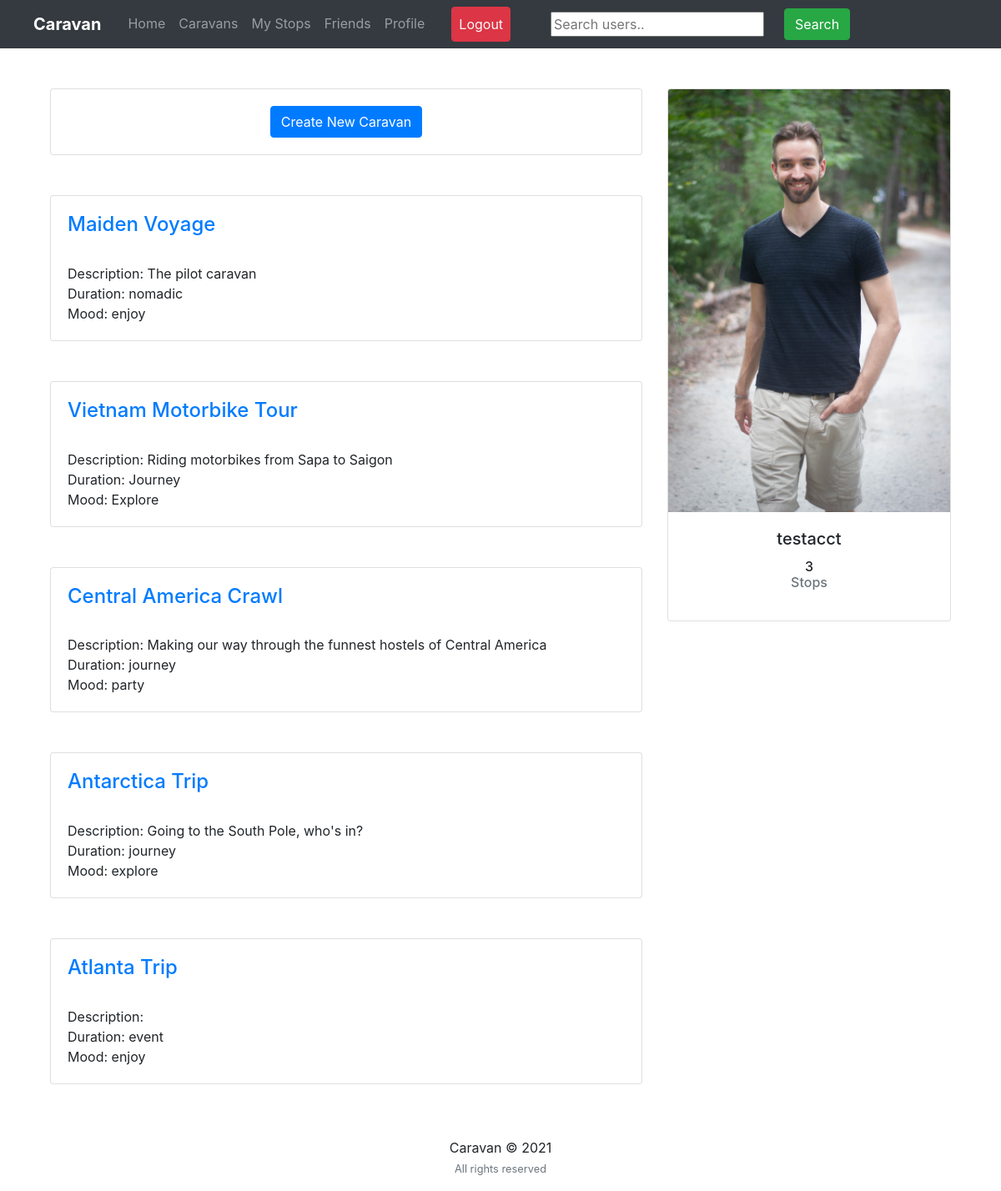
Before: /feed/caravan-list/ (signed in) with the older database file.
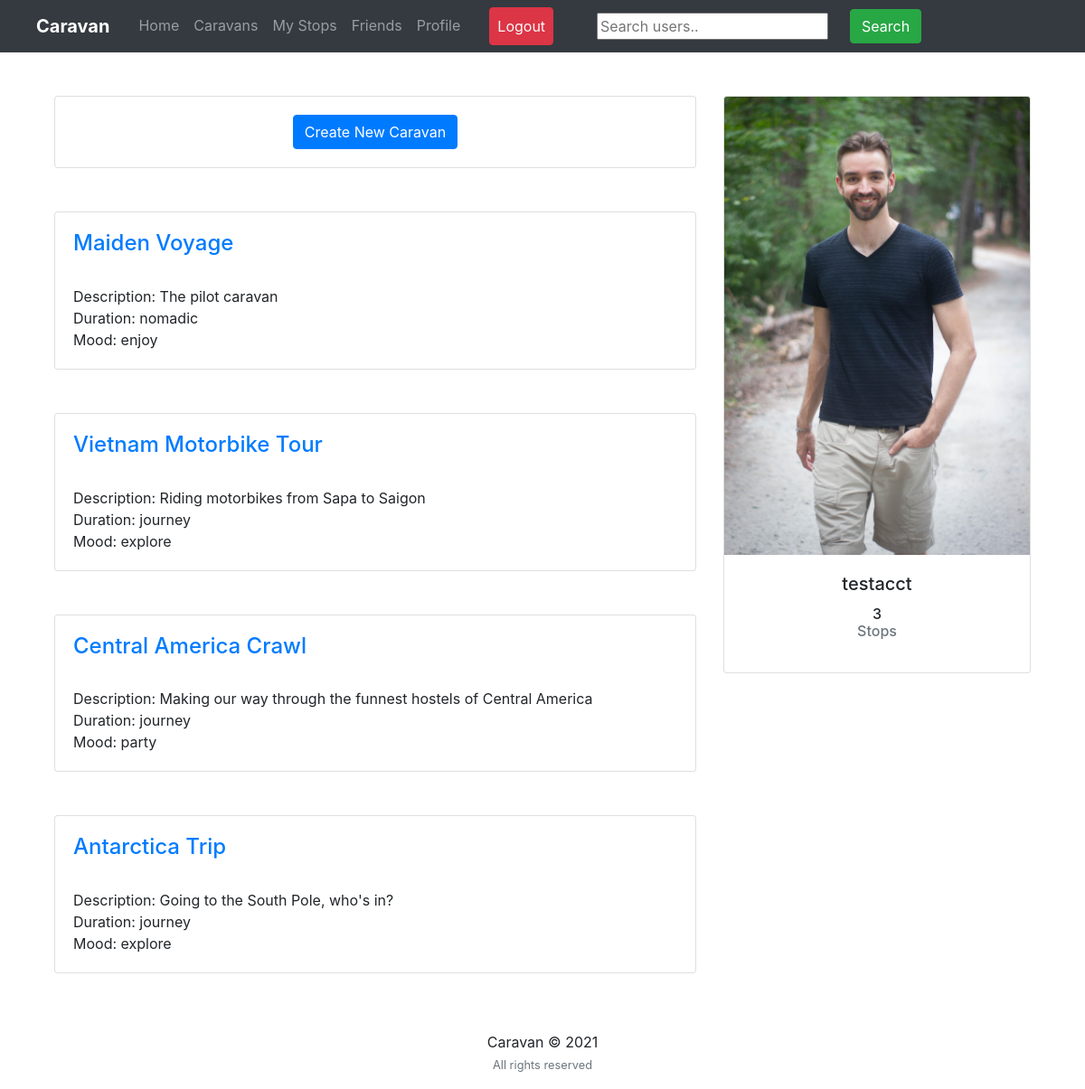
After: the same page with the newer database file.
### feed/models.py (models this page shows, shortened)
class Caravan(models.Model):
    name = models.CharField(max_length=127, unique=True)
    description = models.CharField(max_length=1023, blank=True)
    tags = models.CharField(max_length=511, blank=True)
    creator = models.ForeignKey(User, related_name='caravan_creator', null=True, blank=True, on_delete=models.SET_NULL)
    start_date = models.DateField(default=datetime.date.today())
    members = models.ManyToManyField(User, blank=True, related_name='caravans')
    parent_caravan = models.ForeignKey('caravan', null=True, blank=True, on_delete=models.SET_NULL),
    private = models.BooleanField(default=False)
    invisible = models.BooleanField(default=False)
    allow_member_stop_proposals = models.BooleanField(default=True)
    blocked_users = models.ManyToManyField(User, blank=True, related_name='blocked')
    flexible_dates = models.BooleanField(default=False) #only define current stop end date once stop begun
    event = 'event'
    journey = 'journey'
    nomadic = 'nomadic'
    other = 'other'
    duration_choices = (
        (event, 'Event'),
        (journey, 'Journey'),
        (nomadic, 'Nomadic'),
        (other, 'Other')
    )
    duration = models.CharField(max_length=15, choices=duration_choices)
    party = 'party'
    enjoy = 'enjoy'
    explore = 'explore'
    volunteer = 'volunteer'
    work = 'work'
    other = 'other'
    mood_choices = (
        (party, 'Party'),
        (enjoy, 'Enjoy'),
        (explore, 'Explore'),
        (volunteer, 'Volunteer'),
        (work, 'Work'),
        (other, 'Other')
    )
    mood = models.CharField(max_length=15, choices=mood_choices)
    youngadults = '18-23'
    quarterlife = '23-29'
    thirties = '30-39'
    midlife = '40-65'
    seniors = '65+'
    any_age = 'any'
    family = 'family'
    age_choices = (
        (youngadults, '18-23'),
        (quarterlife, '23-29'),
        (thirties, '30-39'),
        (midlife, '40-65'),
        (seniors, '65+'),
        (family, 'Family'),
        (any_age, 'All Ages')
    )
    age_range = models.CharField(max_length=15, choices=age_choices)
    def __str__(self):
        return str(self.name)
    def get_absolute_url(self):
        return f"/feed/caravan/{self.name}"

### users/models.py (models this page shows, shortened)
class Profile(models.Model):
    user = models.OneToOneField(User, on_delete=models.CASCADE)
    image = models.ImageField(default='default.png', upload_to='profile_pics')
    slug = AutoSlugField(populate_from='user')
    nationality = models.CharField(max_length=63, blank=True)
    age = models.IntegerField(null=True)
    friends = models.ManyToManyField("Profile", blank=True)
    def get_absolute_url(self):
        return f"/users/{self.slug}"

### feed/views_caravans.py (the view)
# urls.py: path('feed/caravan-list/', feed_views.caravan_list, name='caravan_list'),
def caravan_list(request):
    all_caravans = Caravan.objects.all()
    my_stops = Stop.objects.filter(attendees=request.user)
    my_caravans = set([s.caravan for s in my_stops])
    print(my_caravans)
    context = {'all_caravans':all_caravans, 'my_caravans':my_caravans, 'my_stops':my_stops}
    return render(request, 'feed/caravan_list.html', context)

### feed/templates/feed/caravan_list.html (shortened to what this page needs)
{% extends "users/layout.html" %} {% load static %} {% block cssfiles %} {%endblock cssfiles %} {% block searchform %}
<form
  class="form-inline my-2 my-lg-0 ml-5"
  action="{% url 'search_users' %}"
  method="get">
  <input name="q" type="text" placeholder="Search users.." />
  <button class="btn btn-success my-2 my-sm-0 ml-4" type="submit">
    Search
  </button>
</form>
{% endblock searchform %} {% block content %}
<div class="container">
  <div class="row">
    <div class="col-md-8">
      <div class="card card-signin my-5">
        <div class="card-body" style="margin-left: auto; margin-right: auto;">
          <small>
            <a
              class="btn btn-primary"
              href="{% url 'create_caravan' %}"
              >Create New Caravan</a>
          </small>
        </div>
      </div>
      {% if all_caravans %}
      {% for c in all_caravans %}
      {% if c.private == False %}
      <div class="card card-signin my-5">
        <div class="card-body">
            <h4> <a href="{{ c.get_absolute_url }}">{{ c.name }}</a></h4>
            <br>
            <a class="text-dark">
                <a>Description: {{ c.description }}</a><br>
                <a>Duration: {{ c.duration }}</a><br>
                <a>Mood: {{ c.mood }}</a><br>
            </a>
        </div>
      </div>
      {% endif %}
      {% endfor %}
      {% else %}
      <h5>
        <i>You have no stops on your schedule now!</i>
      </h5>
      {% endif %}
    </div>
    <div class="col-md-4">
      <div class="card card-signin my-5">
        <a href="{{ request.user.profile.get_absolute_url }}"
          ><img
            class="card-img-top"
            src="{{ request.user.profile.image.url }}"
            alt=""
        /></a>
        <div class="card-body">
          <h5 class="card-title text-center">{{ request.user }}</h5>
          <h6 class="text-center">
            {{ my_stops.count }}
            <p class="text-muted">Stops</p>
          </h6>
        </div>
      </div>
    </div>
  </div>
  {% endblock content %} {% block jsfiles %}{% endblock jsfiles %}

### users/templates/users/layout.html (shortened to what this page needs)
{% load static %}
<!DOCTYPE html>
<html>
<head>
    <link rel="stylesheet" href="https://maxcdn.bootstrapcdn.com/bootstrap/4.0.0/css/bootstrap.min.css">
    <link rel="stylesheet" type="text/css" href="https://storage.googleapis.com/bytewalk/profilepage.css">
    <link rel="stylesheet" type="text/css" href="https://storage.googleapis.com/bytewalk/styles.css">
</head>
<body>
	<nav class="navbar navbar-expand-lg navbar-dark bg-dark sticky-top">
	  <a class="navbar-brand ml-4 mr-4" href="#"><b>Caravan</b></a>
	  <div class="collapse navbar-collapse" id="navbarNavAltMarkup">
	    <div class="navbar-nav">
			<a class="nav-item nav-link" href="{% url 'home' %}">Home</a>
			<a class="nav-item nav-link" href="{% url 'caravan_list' %}">Caravans</a>
			{% if user.is_authenticated %}
		  <a class="nav-item nav-link" href="{% url 'my_stops' %}">My Stops</a>
		  <a class="nav-item nav-link" href="{% url 'friend_list' %}">Friends</a>
		  <a class="nav-item nav-link" href="{% url 'my_profile' %}">Profile</a>
	      	<a class="nav-item nav-link btn btn-danger ml-4  text-light" href="{% url 'logout' %}">Logout</a>
	      {% else %}
         	<a class="nav-item nav-link btn btn-success ml-4  text-light" href="{% url 'login' %}">Login</a>
          	<a class="nav-item nav-link btn btn-info ml-3  text-light" href="{% url 'register' %} ">Register</a>
          {% endif %}
	    	{% block searchform %}{% endblock searchform %}
		</div>
	  </div>
	</nav>
	<div class="container">
	{% block content %}{% endblock content %}
	</div>
	<footer class="page-footer font-small black">
	  <div class="footer-copyright text-center py-3">Caravan © 2021
	  <br><small class="text-muted">All rights reserved</small>
	</div>
	</footer>
</body>
</html>

Changed rows visible on the page:
removed Caravan: name "Atlanta Trip", duration "event", mood "enjoy"
changed Caravan "Vietnam Motorbike Tour": duration "Journey" → "journey"; mood "Explore" → "explore"
